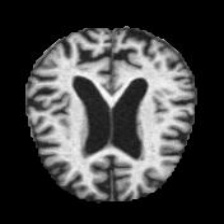
#> input picture Data/MRI_Images/ModerateDemented/27 (2).jpg, 224 x 224 px
$ jupyter execute --allow-errors EDA_MRI.ipynb
#> lines starting #> are read from the running program, lines starting #| are printed output that depends on the picture
EDA_MRI.ipynb  |  Group 15  |  7PAM2033 Data Science Professional Team Project

Module      : Exploratory Data Analysis - Augmented Alzheimer MRI Dataset
Author      : Group 15

Description :
    Performs comprehensive EDA on the Kaggle Alzheimer MRI Dataset.
    Covers dataset structure validation, class distribution, image quality
    checks, pixel statistics, blur detection and mean image visualisation.
    All outputs are reproducible and saved to results/plots/.

Dataset     : Augmented Alzheimer MRI Dataset (Kaggle)
Classes     : NonDemented | VeryMildDemented | MildDemented | ModerateDemented

[cell 1]
# import standard libraries
import os
import random
import logging
import warnings
import numpy as np
import pandas as pd
import matplotlib.pyplot as plt
import seaborn as sns
import cv2
from pathlib import Path
from scipy import stats

# Suppress noisy library warnings that clutter the output without affecting results
warnings.filterwarnings("ignore")

# Use logging instead of print so we can see INFO vs WARNING messages separately
logging.basicConfig(level=logging.INFO, format="%(levelname)s | %(message)s")
logger = logging.getLogger(__name__)

# Set a consistent visual style across all plots so figures look uniform in the report
# rcParams sets global font sizes so we don't repeat fontsize= on every chart
plt.style.use("seaborn-v0_8-whitegrid")
plt.rcParams.update({
    "figure.dpi":      120,
    "axes.titlesize":  13,
    "axes.labelsize":  11,
    "xtick.labelsize": 10,
    "ytick.labelsize": 10,
    "legend.fontsize": 9,
})

# Fix random seeds so augmented images are reproducible every run
random.seed(42)
np.random.seed(42)

#> (a cell that did not finish here is left out)

[cell 3]
# Set file paths, class names, and global settings
# UPDATE these paths to match where you downloaded the Kaggle dataset locally

DATA_DIR    = Path("../Data/MRI_Images")
TRAIN_DIR   = Path("../Data/MRI_Images")
RESULTS_DIR = Path("../results/plots")
RESULTS_DIR.mkdir(parents=True, exist_ok=True)

# The 4 dementia stages in the dataset, ordered from healthy to most severe
CLASSES = ["NonDemented", "VeryMildDemented", "MildDemented", "ModerateDemented"]

# One colour per class — green (healthy) to red (severe) for intuitive reading
COLOURS      = ["#4CAF50", "#2196F3", "#FF9800", "#F44336"]
CLASS_COLOUR = dict(zip(CLASSES, COLOURS))

# Limit how many images we load per class to avoid running out of memory
SAMPLE_LIMIT = 100
N_SAMPLES    = 5       # number of sample images to display per class
BLUR_THRESH  = 100.0   # Laplacian variance below this means the image is blurry

logger.info("Paths configured. DATA_DIR = %s", DATA_DIR.resolve())

#> (a cell that did not finish here is left out)

[cell 5]
# Validate the dataset folder exists before doing anything

# Check the folder exists and is readable before we try to load anything.
# This gives a clear error message instead of a confusing crash later on.

if not DATA_DIR.exists():
    raise FileNotFoundError(
        f"Dataset not found at: {DATA_DIR.resolve()}\n"
        "Please update DATA_DIR to match your local download path."
    )

if not os.access(DATA_DIR, os.R_OK):
    raise PermissionError(f"Cannot read folder: {DATA_DIR.resolve()}")

# Make sure at least one expected class folder is present inside the dataset
found = any(
    (DATA_DIR / cls).exists() or (DATA_DIR / "train" / cls).exists()
    for cls in CLASSES
)
if not found:
    raise ValueError(
        f"No class folders found inside {DATA_DIR}.\n"
        f"Expected folders named: {CLASSES}\n"
        "Check that your download is complete and folder names match exactly."
    )

logger.info("Dataset folder validated — all required class folders found.")

#> (a cell that did not finish here is left out)

[cell 7]
# Work out if the dataset uses train/test folders or a flat layout

candidate_splits = ["train", "test", "val"]
SPLITS   = [s for s in candidate_splits if (DATA_DIR / s).is_dir()]
IS_SPLIT = bool(SPLITS)

logger.info("Layout: %s | Splits found: %s",
            "split-based" if IS_SPLIT else "flat",
            SPLITS if IS_SPLIT else ["all"])

#> (a cell that did not finish here is left out)

[cell 9]
# Helper functions used throughout this notebook
# Defining these once here avoids repeating the same code in multiple cells

# [23 lines left out: functions count_images, load_image_safe, not called in this run]


def get_image_paths(cls, limit=None):
    # Get a sorted list of image paths for a class
    # Works for both flat and split-based dataset layouts
    for folder in [DATA_DIR / "train" / cls, DATA_DIR / cls]:
        if folder.exists():
            paths = sorted(
                p for p in folder.iterdir()
                if p.is_file() and p.suffix.lower() in (".jpg", ".jpeg", ".png")
            )
            if not paths:
                logger.warning("No images found in: %s", folder)
                return []
            return paths[:limit] if limit else paths
    logger.warning("No folder found for class: %s", cls)
    return []

#> (a cell that did not finish here is left out)

[cell 11]
# Count how many images exist per class

def count_images(folder):
    # Count image files in a folder — returns 0 if the folder doesn't exist
    if not folder.exists():
        logger.warning("Folder missing, count=0: %s", folder)
        return 0
    return sum(
        1 for f in folder.iterdir()
        if f.is_file() and f.suffix.lower() in (".jpg", ".jpeg", ".png", ".bmp")
    )


# Build a table of image counts — rows are classes, columns are splits
records = {}
if IS_SPLIT:
    for cls in CLASSES:
        records[cls] = {split: count_images(DATA_DIR / split / cls)
                        for split in SPLITS}
else:
    for cls in CLASSES:
        records[cls] = {"all": count_images(DATA_DIR / cls)}

df_counts         = pd.DataFrame(records).T.fillna(0).astype(int)
df_counts["Total"] = df_counts.sum(axis=1)

print("=" * 55)
print("  MRI DATASET OVERVIEW")
print("=" * 55)
print(df_counts.to_string())
print(f"\n  Total images: {df_counts['Total'].sum():,}")

# Warn if any class has zero images — usually means wrong folder name
empty = df_counts[df_counts["Total"] == 0].index.tolist()
if empty:
    logger.warning("These classes have 0 images — check folder names: %s", empty)

#> (a cell that did not finish here is left out)

[cell 13]
# Plot class distribution (bar chart + pie chart)
# These two charts show whether classes are balanced or skewed.
# Imbalance is a problem because the model will be biased towards majority classes.

totals = df_counts["Total"].values
labels = df_counts.index.tolist()

fig, axes = plt.subplots(1, 2, figsize=(14, 5))

# Bar chart — shows the exact number of images in each class
bars = axes[0].bar(labels, totals, color=COLOURS, edgecolor="white", linewidth=1.2)
axes[0].set_title("Class Distribution", fontweight="bold")
axes[0].set_xlabel("Dementia Stage")
axes[0].set_ylabel("Number of Images")
axes[0].tick_params(axis="x", rotation=15)
for bar, v in zip(bars, totals):
    axes[0].text(bar.get_x() + bar.get_width() / 2,
                 v + max(totals) * 0.01,
                 f"{v:,}", ha="center", fontsize=10, fontweight="bold")

# Pie chart — shows the proportion of each class in the whole dataset
axes[1].pie(totals, labels=labels, autopct="%1.1f%%", colors=COLOURS,
            startangle=140, wedgeprops={"edgecolor": "white", "linewidth": 1.8})
axes[1].set_title("Class Proportion", fontweight="bold")

plt.suptitle("Alzheimer MRI Dataset — Class Distribution",
             fontsize=15, fontweight="bold")
plt.tight_layout()
plt.savefig(RESULTS_DIR / "mri_01_class_distribution.png",
            dpi=150, bbox_inches="tight")
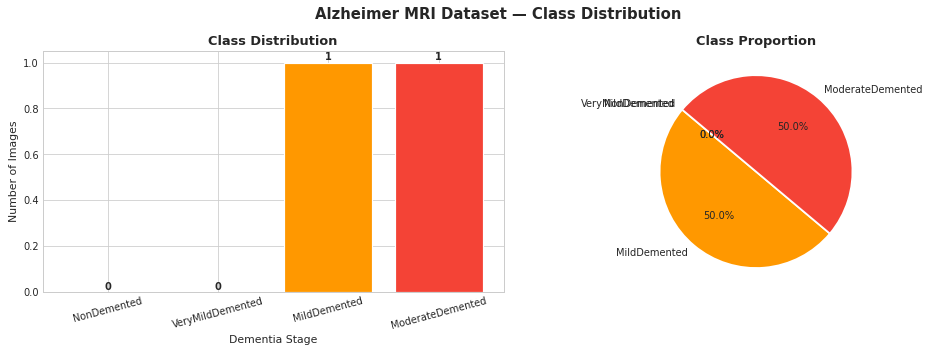
#> figure drawn by matplotlib, 2 panels
plt.show()

# Calculate imbalance ratio — tells us how severe the imbalance is
nonzero         = totals[totals > 0]
IMBALANCE_RATIO = float(nonzero.max() / nonzero.min()) if len(nonzero) > 1 else 1.0
print(f"\n  Imbalance ratio (max / min): {IMBALANCE_RATIO:.2f}")
print("  WARNING: Class imbalance detected — will be fixed by augmentation."
      if IMBALANCE_RATIO > 1.5 else "  OK: Dataset is sufficiently balanced.")

#> (a cell that did not finish here is left out)

[cell 15]
# Analyse image dimensions across all classes
# All images must be the same size before going into the model.
# If dimensions vary, we need to add resizing in the preprocessing pipeline.
# We also check the number of channels (1=grayscale, 3=RGB).

records_dim = []
for cls in CLASSES:
    for p in get_image_paths(cls, limit=SAMPLE_LIMIT):
        img = cv2.imread(str(p))
        if img is None:
            continue
        h, w = img.shape[:2]
        records_dim.append({
            "class":        cls,
            "height":       h,
            "width":        w,
            "channels":     img.shape[2] if img.ndim == 3 else 1,
            "aspect_ratio": round(w / h, 3),
        })

df_dims     = pd.DataFrame(records_dim)
unique_dims = (df_dims.groupby(["height", "width"])
               .size().reset_index(name="count")
               .sort_values("count", ascending=False))

print("\n  Unique image dimensions found:")
print(unique_dims.to_string(index=False))
#|  height  width  count
#|     224    224      2
print("  WARNING: Mixed dimensions — resizing needed before training."
      if len(unique_dims) > 1 else "  OK: All images have consistent dimensions.")
#|   OK: All images have consistent dimensions.
print(f"\n  Channels: {sorted(df_dims['channels'].unique())}  (1=Grayscale, 3=RGB)")

# Three-panel figure: scatter of dimensions, height histogram, aspect ratio boxplot
fig, axes = plt.subplots(1, 3, figsize=(18, 5))

for cls in CLASSES:
    s = df_dims[df_dims["class"] == cls]
    axes[0].scatter(s["width"], s["height"], c=CLASS_COLOUR[cls],
                    alpha=0.5, label=cls, edgecolors="none", s=20)
axes[0].set_title("Image Dimensions by Class", fontweight="bold")
axes[0].set_xlabel("Width (px)")
axes[0].set_ylabel("Height (px)")
axes[0].legend(fontsize=8)

df_dims["height"].hist(ax=axes[1], bins=25, color="steelblue", edgecolor="white")
axes[1].set_title("Height Distribution", fontweight="bold")
axes[1].set_xlabel("Height (px)")

sns.boxplot(data=df_dims, x="class", y="aspect_ratio",
            palette=CLASS_COLOUR, ax=axes[2])
axes[2].set_title("Aspect Ratio by Class", fontweight="bold")
axes[2].tick_params(axis="x", rotation=15)

plt.suptitle("Image Dimension Analysis", fontsize=14, fontweight="bold")
plt.tight_layout()
plt.savefig(RESULTS_DIR / "mri_03_image_dimensions.png", dpi=150, bbox_inches="tight")
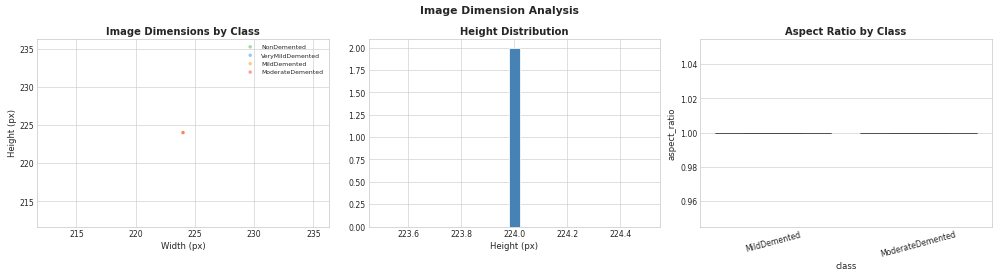
#> figure drawn by matplotlib, 3 panels; panel 2: tallest bar 2 high, from x = 224 to 224
plt.show()

#> (a cell that did not finish here is left out)

[cell 17]
# Pixel intensity distribution per class
# If pixel intensity differs between classes, it means the CNN can learn
# meaningful patterns from the raw pixel values — this validates that MRI
# is a suitable input for an Alzheimer's detection model.
# We read images in grayscale since MRI scans are single-channel images.

fig, axes = plt.subplots(2, 2, figsize=(14, 10))
axes      = axes.flatten()
stats_rows = []

for idx, cls in enumerate(CLASSES):
    # Collect all pixel values from sampled images into one flat array
    all_pixels = []
    for p in get_image_paths(cls, limit=SAMPLE_LIMIT):
        img = cv2.imread(str(p), cv2.IMREAD_GRAYSCALE)
        if img is not None:
            all_pixels.extend(img.flatten().tolist())

    if not all_pixels:
        logger.warning("No pixel data for class: %s", cls)
        continue

    arr      = np.array(all_pixels)
    mean_val = float(arr.mean())
    std_val  = float(arr.std())

    # Store numeric summary for the printed table below
    stats_rows.append({
        "Class":  cls,
        "Mean":   round(mean_val, 2),
        "Std":    round(std_val, 2),
        "Min":    int(arr.min()),
        "Max":    int(arr.max()),
        "Median": float(np.median(arr)),
    })

    axes[idx].hist(arr, bins=64, color=CLASS_COLOUR[cls],
                   alpha=0.85, edgecolor="none", density=True)
    axes[idx].axvline(mean_val, color="black", linestyle="--",
                      linewidth=1.8, label=f"Mean={mean_val:.1f}")
    axes[idx].set_title(f"{cls} | Mean={mean_val:.1f}, Std={std_val:.1f}",
                        fontsize=11, fontweight="bold")
    axes[idx].set_xlabel("Pixel Intensity (0-255)")
    axes[idx].set_ylabel("Density")
    axes[idx].set_xlim(0, 255)
    axes[idx].legend()

plt.suptitle("Pixel Intensity Distributions per Class (Grayscale)\n"
             "Different distributions indicate the CNN can learn class-specific features",
             fontsize=13, fontweight="bold")
plt.tight_layout()
plt.savefig(RESULTS_DIR / "mri_04_pixel_intensity.png", dpi=150, bbox_inches="tight")
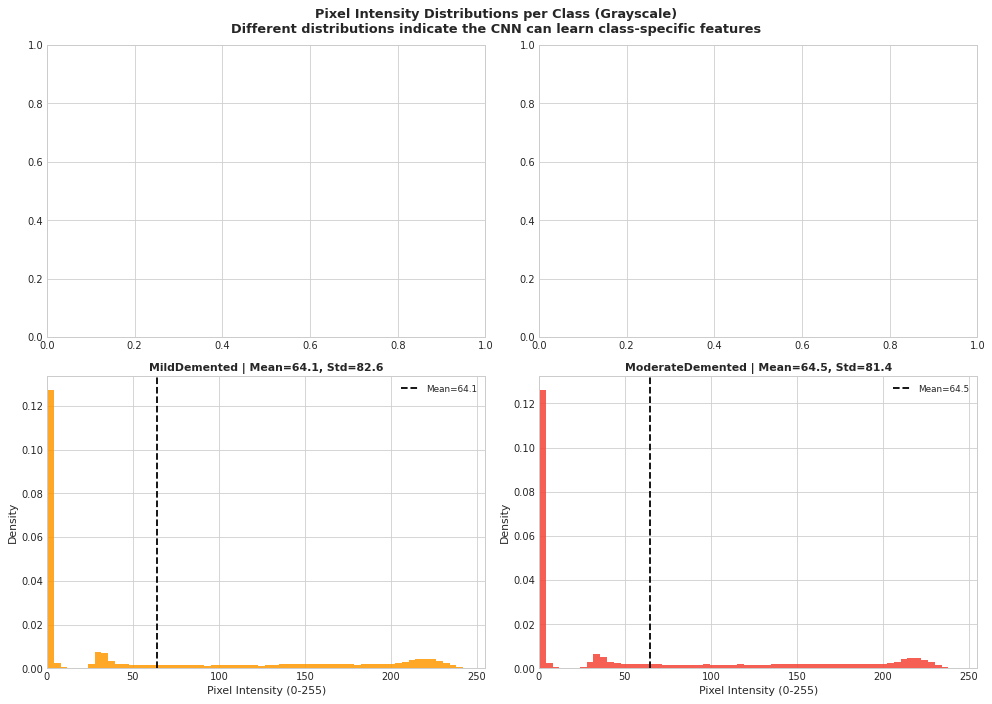
#> figure drawn by matplotlib, 2 panels; panel 1: tallest bar 0.127 high, from x = 0 to 3.97; panel 2: tallest bar 0.126 high, from x = 0 to 3.97
plt.show()

print("\n  Pixel Intensity Summary Stats:")
print(pd.DataFrame(stats_rows).set_index("Class").to_string())

#> (a cell that did not finish here is left out)

[cell 19]
# Compute and display mean brain image per class
# We average all images in each class to create one representative mean image.
# Visible structural differences between the mean images (e.g. larger ventricles
# or thinner cortex in severe stages) show the dataset is clinically meaningful
# and that the model has something real to learn from.

fig, axes = plt.subplots(1, len(CLASSES), figsize=(5 * len(CLASSES), 5))

for ax, cls in zip(axes, CLASSES):
    frames = []
    for p in get_image_paths(cls, limit=SAMPLE_LIMIT):
        img = cv2.imread(str(p), cv2.IMREAD_GRAYSCALE)
        if img is not None:
            # Resize all images to a common size before averaging
            # cv2.resize takes (width, height) so we swap the tuple
            resized = cv2.resize(img, (128, 128))
            frames.append(resized.astype(np.float32))

    if not frames:
        ax.axis("off")
        ax.set_title(f"{cls}\n(no data)", color="grey")
        continue

    # Average pixel values across all loaded images for this class
    mean_img = np.mean(frames, axis=0).astype(np.uint8)
    ax.imshow(mean_img, cmap="gray")
    ax.axis("off")
    ax.set_title(f"{cls}\n(n={len(frames)})", fontsize=11,
                 fontweight="bold", color=CLASS_COLOUR[cls])

plt.suptitle("Mean Brain MRI per Class — Structural differences show disease progression",
             fontsize=13, fontweight="bold")
plt.tight_layout()
plt.savefig(RESULTS_DIR / "mri_05_mean_images.png", dpi=150, bbox_inches="tight")
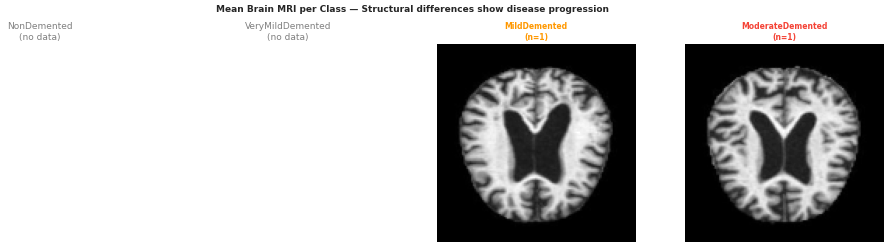
#> figure drawn by matplotlib, 2 panels
plt.show()

#> (a cell that did not finish here is left out)

 # **DATA AUGMENTATION**

[cell 21]
# Define augmentation functions to fix class imbalance
# Each function applies one type of image transformation.
# We keep all transformations mild so the output still looks like a real MRI scan.
# Applying extreme transforms (e.g. full flips, large rotations) would create
# unrealistic images that could confuse the model during training.

def rotate_image(img):
    # Rotate by a small random angle — patients are not always perfectly aligned
    angle  = random.uniform(-15, 15)
    h, w   = img.shape[:2]
    matrix = cv2.getRotationMatrix2D((w / 2, h / 2), angle, 1.0)
    return cv2.warpAffine(img, matrix, (w, h))


def flip_image(img):
    # Horizontal flip only — brain hemispheres are roughly symmetrical
    # We do NOT flip vertically as that produces anatomically incorrect scans
    return cv2.flip(img, 1)


def zoom_image(img):
    # Slight zoom in or out — simulates minor differences in scan distance
    scale  = random.uniform(0.85, 1.15)
    h, w   = img.shape[:2]
    new_h  = int(h * scale)
    new_w  = int(w * scale)
    zoomed = cv2.resize(img, (new_w, new_h))

    if scale > 1:
        # Zoomed in — crop the centre back to original size
        start_h = (new_h - h) // 2
        start_w = (new_w - w) // 2
        return zoomed[start_h:start_h + h, start_w:start_w + w]
    else:
        # Zoomed out — pad edges with black to restore original size
        pad_h = (h - new_h) // 2
        pad_w = (w - new_w) // 2
        return cv2.copyMakeBorder(zoomed, pad_h, h - new_h - pad_h,
                                  pad_w, w - new_w - pad_w,
                                  cv2.BORDER_CONSTANT, value=0)


def adjust_brightness(img):
    # Randomly brighten or darken — accounts for scanner setting differences
    factor = random.uniform(0.75, 1.25)
    return np.clip(img.astype(np.float32) * factor, 0, 255).astype(np.uint8)


def shift_image(img):
    # Small position shift — simulates patient positioning differences
    h, w    = img.shape[:2]
    shift_x = random.randint(-20, 20)
    shift_y = random.randint(-20, 20)
    matrix  = np.float32([[1, 0, shift_x], [0, 1, shift_y]])
    return cv2.warpAffine(img, matrix, (w, h))


def add_noise(img):
    # Add small Gaussian noise — makes the model robust to scanner noise
    noise = np.random.normal(0, 5, img.shape).astype(np.float32)
    return np.clip(img.astype(np.float32) + noise, 0, 255).astype(np.uint8)


def augment_image(img):
    # Apply between 1 and 3 random transforms from the list above
    # Combining multiple transforms creates more visual variety
    AUGMENTATIONS = [rotate_image, flip_image, zoom_image,
                     adjust_brightness, shift_image, add_noise]
    chosen = random.sample(AUGMENTATIONS, random.randint(1, 3))
    for transform in chosen:
        img = transform(img)
    return img

#> (a cell that did not finish here is left out)

[cell 23]
# CELL 16 — Preview augmented images before saving anything
# Always preview the augmentations first to confirm they produce realistic
# MRI images — we use ModerateDemented as it is the most underrepresented class.
# If any augmented image looks unrealistic, adjust the transform parameters above.

sample_paths = list((DATA_DIR / "ModerateDemented").glob("*.jpg"))

if sample_paths:
    original = cv2.cvtColor(cv2.imread(str(sample_paths[0])), cv2.COLOR_BGR2RGB)
#> original is the input picture: shape (224, 224, 3); min 0, max 254, mean 64.5

    fig, axes = plt.subplots(2, 4, figsize=(18, 8))
    axes      = axes.flatten()

    # Show the original in the first panel for comparison
    axes[0].imshow(original)
    axes[0].set_title("Original", fontweight="bold", color="green")
    axes[0].axis("off")

    # Show 7 different augmented versions of the same image
    for i in range(1, 8):
        aug = augment_image(cv2.cvtColor(original, cv2.COLOR_RGB2BGR))
        aug = cv2.cvtColor(aug, cv2.COLOR_BGR2RGB)
        axes[i].imshow(aug)
        axes[i].set_title(f"Augmented #{i}", fontweight="bold")
        axes[i].axis("off")
#> this loop made 7 passes
#> pass 1, in add_noise, `noise = np.random.normal(0, 5, img.shape).astype(np.float32)`:
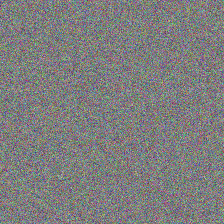
#> noise: shape (224, 224, 3) float32; mean of channels 0, 1, 2 0, 0, 0; drawn with min black and max white
#> pass 1, in zoom_image, `zoomed = cv2.resize(img, (new_w, new_h))`:
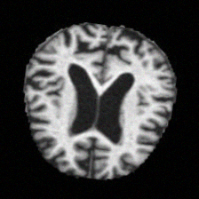
#> zoomed: shape (199, 199, 3); mean of channels 0, 1, 2 65, 65, 65; drawn as B, G, R

    plt.suptitle("Augmentation Preview — ModerateDemented\n"
                 "Check these look like realistic MRI scans before proceeding",
                 fontsize=13, fontweight="bold")
    plt.tight_layout()
    plt.savefig(RESULTS_DIR / "mri_07_augmentation_preview.png",
                dpi=150, bbox_inches="tight")
#> (the rest of the program and of its run is left out)
